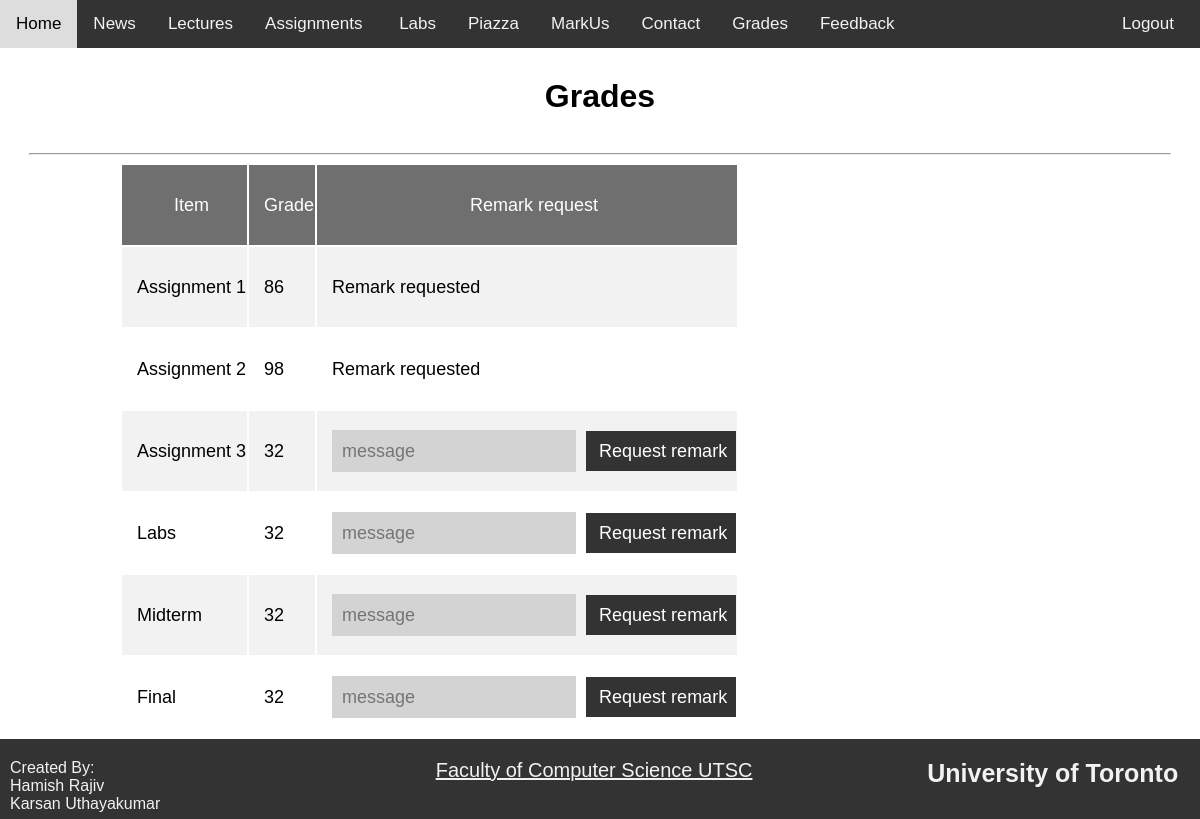
Before: /viewGrades (signed in) with the older database file.
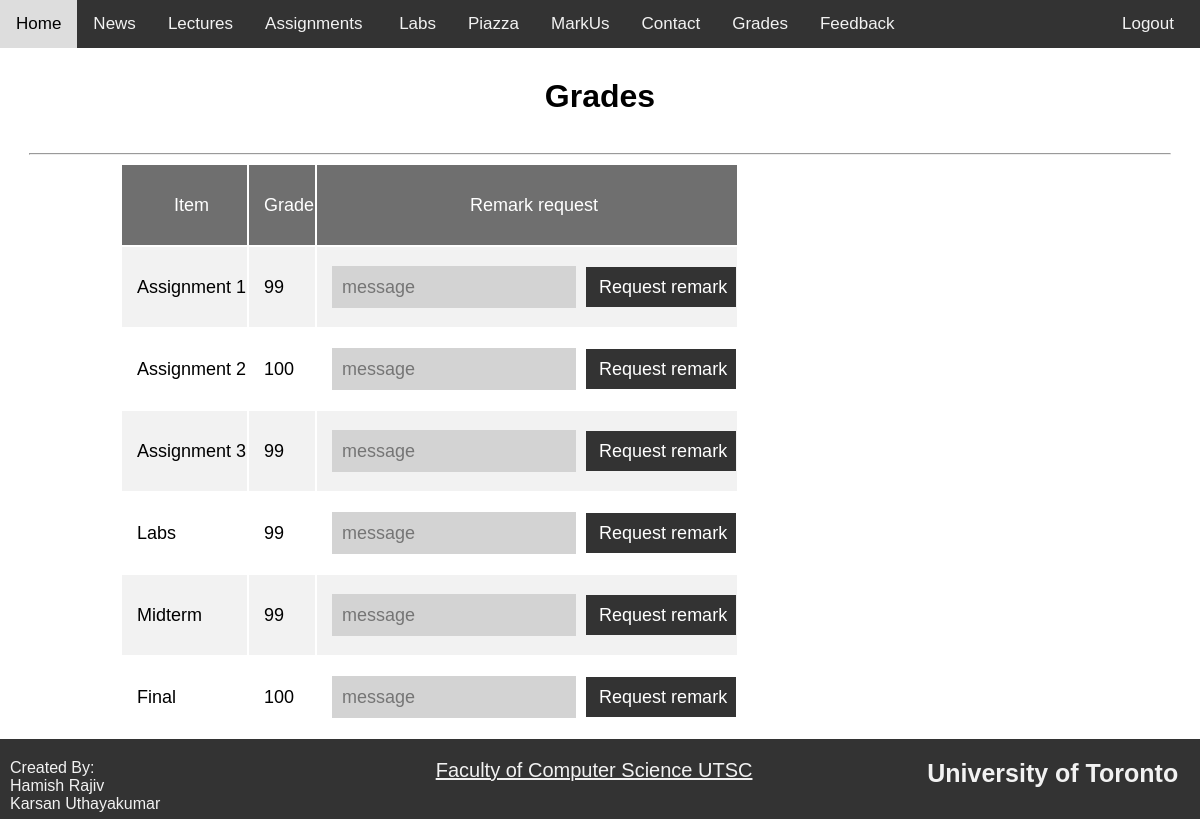
After: the same page with the newer database file.
### databaseSchema.py (models this page shows)
class Grades(Base):
    __tablename__ = "grades"
    id = Column(Integer, primary_key=True)
    studentId = Column(Integer,  ForeignKey('student.id'))
    a1 = Column(Integer)
    a1remark = Column(Integer, default = 0)
    a1remarkMessage = Column(String, default = None)
    a2 = Column(Integer)
    a2remark = Column(Integer, default = 0)
    a2remarkMessage = Column(String, default = None)
    a3 = Column(Integer)
    a3remark = Column(Integer, default = 0)
    a3remarkMessage = Column(String, default = None)
    labs = Column(Integer)
    labsRemark = Column(Integer, default = 0)
    labsRemarkMessage = Column(String, default = None)
    midterm = Column(Integer)
    midtermRemark = Column(Integer, default = 0)
    midtermRemarkMessage = Column(String, default = None)
    final = Column(Integer)
    finalRemark = Column(Integer, default = 0)
    finalRemarkMessage = Column(String, default = None)
    student = relationship("Student", back_populates="grades")

### app.py (the view)
@app.route('/viewGrades')
def viewGrades():
    if session.get("logged_in") == False:
        return logout()
    return render_template("gradesStudent.html", user=s.query(User).filter_by(username=session.get("userName")).first(), accType=session.get("accountType"))

### app.py (called while the page is built)
@app.teardown_request
def remove_session(ex=None):
    s.remove()

### templates/gradesStudent.html
{% extends "layout.html" %}
{% block content %}
<div class="pageHeader">
    <h1> Grades </h1>
</div>
<hr>
<div class="content">
    <table class="gradesTable">
        <tbody>
            <tr>
                <td>Item</td>
                <td>
                    Grade
                </td>
                <td> Remark request</td>
            </tr>
            <tr>
                <td>Assignment 1</td>
                <td>
                    {% if  user.student.grades.a1 == None %}
                    -
                    {% else %}
                    {{user.student.grades.a1}}
                    {% endif %}
                </td>
                <td>
                    {% if  user.student.grades.a1 != None and user.student.grades.a1remark == False %}
                    <form class="remarkRequestForm" action="/processRemarkRequest" method="POST">
                        <input type="text" name="remarkMessage" placeholder="message">
                        <input id="submitButton" name="a1" type="submit" value="Request remark">
                    </form>
                    {% elif user.student.grades.a1 == None %}
                    -
                    {% elif user.student.grades.a1remark == True %}
                    Remark requested
                    {% endif %}
                </td>
            </tr>
            <tr>
                <td>Assignment 2</td>
                <td>
                    {% if  user.student.grades.a2 == None %}
                    -
                    {% else %}
                    {{user.student.grades.a2}}
                    {% endif %}
                </td>
                <td> {% if  user.student.grades.a2 != None and user.student.grades.a2remark == False %}
                    <form class="remarkRequestForm" action="/processRemarkRequest" method="POST">
                        <input type="text" name="remarkMessage" placeholder="message">
                        <input id="submitButton" name="a2" type="submit" value="Request remark">
                    </form>
                    {% elif user.student.grades.a2 == None %}
                    -
                    {% elif user.student.grades.a2remark == True %}
                    Remark requested
                    {% endif %}
                </td>
            </tr>
            <tr>
                <td>Assignment 3</td>
                <td>
                    {% if  user.student.grades.a3 == None %}
                    -
                    {% else %}
                    {{user.student.grades.a3}}
                    {% endif %}
                </td>
                <td>{% if  user.student.grades.a3 != None and user.student.grades.a3remark == False %}
                    <form class="remarkRequestForm" action="/processRemarkRequest" method="POST">
                        <input type="text" name="remarkMessage" placeholder="message">
                        <input id="submitButton" name="a3" type="submit" value="Request remark">
                    </form>
                    {% elif user.student.grades.a3 == None %}
                    -
                    {% elif user.student.grades.a3remark == True %}
                    Remark requested
                    {% endif %}
            </tr>
            <tr>
                <td>Labs</td>
                <td>
                    {% if  user.student.grades.labs == None %}
                    -
                    {% else %}
                    {{user.student.grades.labs}}
                    {% endif %}
                </td>
                <td>
                    {% if  user.student.grades.labs != None and user.student.grades.labsRemark == False %}
                    <form class="remarkRequestForm" action="/processRemarkRequest" method="POST">
                        <input type="text" name="remarkMessage" placeholder="message">
                        <input id="submitButton" name="labs" type="submit" value="Request remark">
                    </form>
                    {% elif user.student.grades.labs == None %}
                    -
                    {% elif user.student.grades.labsRemark == True %}
                    Remark requested
                    {% endif %}
                </td>
            </tr>
            <tr>
                <td>Midterm</td>
                <td>
                    {% if  user.student.grades.midterm == None %}
                    -
                    {% else %}
                    {{user.student.grades.midterm}}
                    {% endif %}
                </td>
                <td>
                    {% if  user.student.grades.midterm != None and user.student.grades.midtermRemark == False %}
                    <form class="remarkRequestForm" action="/processRemarkRequest" method="POST">
                        <input type="text" name="remarkMessage" placeholder="message">
                        <input id="submitButton" name="midterm" type="submit" value="Request remark">
                    </form>
                    {% elif user.student.grades.midterm == None %}
                    -
                    {% elif user.student.grades.midtermRemark == True %}
                    Remark requested
                    {% endif %}
                </td>
            </tr>
            <tr>
                <td>Final </td>
                <td>
                    {% if  user.student.grades.final == None %}
                    -
                    {% else %}
                    {{user.student.grades.final}}
                    {% endif %}
                </td>
                <td>
                    {% if  user.student.grades.final != None and user.student.grades.finalRemark == False %}
                    <form class="remarkRequestForm" action="/processRemarkRequest" method="POST">
                        <input type="text" name="remarkMessage" placeholder="message">
                        <input id="submitButton" name="final" type="submit" value="Request remark">
                    </form>
                    {% elif user.student.grades.final == None %}
                    -
                    {% elif user.student.grades.finalRemark == True %}
                    Remark requested
                    {% endif %}
                </td>
            </tr>
        </tbody>
    </table>
</div>
{% endblock %}

### templates/layout.html (shortened to what this page needs)
<!DOCTYPE html>
<html>
<head>
    <link rel='stylesheet' type='text/css' media='screen' href="{{ url_for('static', filename='nav.css') }}">
    <link rel='stylesheet' type='text/css' media='screen' href="{{ url_for('static', filename='container.css') }}">
    <link rel='stylesheet' type='text/css' media='screen' href="{{ url_for('static', filename='footer.css') }}">
</head>
<body>
    <div class="container">
        <div class="header">
            <div class="nav">
                <a href="home">Home</a>
                <a href="news"> News </a>
                <a href="lectures">Lectures</a>
                <a href="assignments">Assignments&nbsp;</a>
                <a href="labs">Labs</a>
                <a href="https://piazza.com/mail.utoronto.ca/winter2017/csb20/home">Piazza</a>
                <a href="https://markus-old.utsc.utoronto.ca/cscb20w19">MarkUs</a>
                <a href="contacts">Contact</a>
                {% if  accType == "student" %}
                <a href="viewGrades"> Grades</a>
                <a href="giveFeedback"> Feedback </a>
                {% else %}
                <a href="showMyStudents"> Manage Students</a>
                <a href="remarkRequests"> Remark Requests </a>
                <a href="viewFeedback"> View Feedback</a>
                {% endif %}
                <a id="logout" href="logout">Logout</a>
            </div>
        </div>
        {% block content %} {% endblock %}
    </div>
    <div class="footer">
        <div id="createdBy">
            <p> Created By:<p>
                    <p>Hamish Rajiv</p>
                    <p>Karsan Uthayakumar</p>
        </div>
        <div id="facultyLink">
            <a href="https://www.utsc.utoronto.ca/cms/faculty-of-computer-science">Faculty of Computer Science
                UTSC</a> </div>
        <div id="uoftName">
            <h2>University of Toronto<h2>
        </div>
    </div>
</body>
</html>

### static/nav.css (style rules this page uses)
.header { flex: none; }
.nav { margin:0; padding:0; width: 100vw; max-width:100%; overflow: hidden; background-color: #333; }
.nav a { float: left; color: #f2f2f2; text-align: center; padding: 14px 16px; text-decoration: none; font-size: 17px; }
#logout { float: right; margin-right: 10px;; }

### static/container.css (style rules this page uses)
html,body { height: 100%; margin: 0px; padding: 0px; font-family: Arial, Helvetica, sans-serif; overflow-x: hidden; }
body { margin: 0px; padding: 0px; background-color: #ffffff; color: #000000; }
.pageHeader h1 { margin: 30px 0; }
hr { width: 95%; }
.container { display: flex; flex-direction: column; flex-wrap: wrap; align-items: center; min-height: 100%; padding-bottom: 80px; -webkit-box-sizing: border-box; -moz-box-sizing: border-box; box-sizing: border-box; }
.content { width: 80%; font-size: 18px; line-height: 1.5 ; }
table tr:nth-child(even) { background-color: #f2f2f2; }
table tr:first-child td { padding-top: 12px; padding-bottom: 12px; text-align: left; background-color: #333; opacity: 0.7; color: white; }
table tr { height: 50px; }
.gradesTable { min-width: 60%; }
.gradesTable tr { height: 80px; padding-bottom: 0px; margin-bottom: 0px; }
.gradesTable td { padding-left: 15px; }
.gradesTable tr:first-child td { padding-top: 12px; padding-bottom: 12px; background-color: #333; opacity: 0.7; color: white; text-align: center; }
.remarkRequestForm input { font-size: 18px; color:black; background-color:rgb(211, 211, 211); height: 40px; display: inline; border-radius: 0; border-width: 0px; padding-left: 10px; }
#submitButton { color:white; background-color:#333; margin-left: 5px; }
#submitButton { width: 150px; }

### static/footer.css (style rules this page uses)
.footer { background: #333; margin: 0px; opacity: 1; display: flex; flex-flow: row wrap; height: 50px; padding: 10px; padding-top: 20px; margin-top: -80px; clear:both; }
.footer div { margin: 0px; padding: 0px; width: 33%; }
.footer h2 { margin: 0px; padding: 0px; color: #f2f2f2; text-align: right; text-decoration: none; font-size: 25px; }
.footer p { margin: 0px; padding: 0px; color: #f2f2f2; }
.footer a { color: #f2f2f2; font-size: 20px; text-decoration: underline; text-align:center; display:block; }
#uoftName { text-align:right; display:block; }

Changed rows visible on the page:
changed Grades: student.grades.a1 "86" → "99"; a1 86 → 99 (drawn); student.grades.a2 "98" → "100"; a2 98 → 100 (drawn); student.grades.a3 "32" → "99"; student.grades.labs "32" → "99"; student.grades.midterm "32" → "99"; student.grades.final "32" → "100"
Other visible differences:
form field a1: (not shown) → "Request remark"
form field a2: (not shown) → "Request remark"
text no longer shown: "Remark requested Remark requested"
